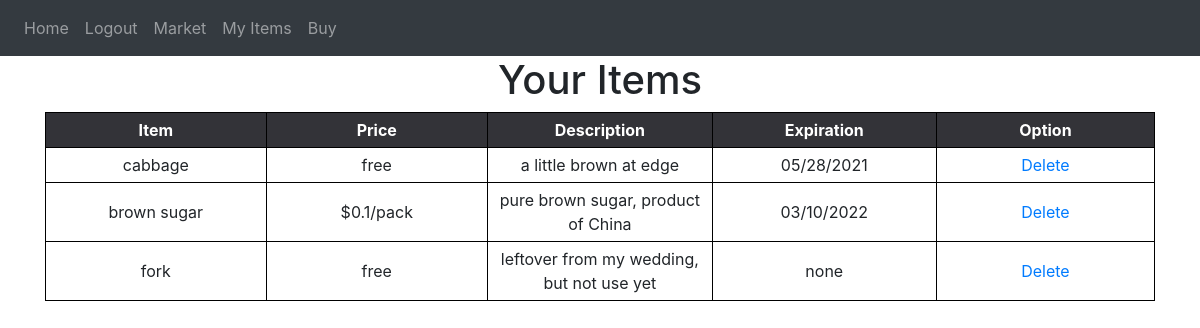
Page /items (signed in) on the committed database.
### website/models.py (models this page shows)
class Item(db.Model):
    id = db.Column(db.Integer, primary_key=True)
    food = db.Column(db.String(100))
    price = db.Column(db.String(30))
    description = db.Column(db.String(600))
    expiration = db.Column(db.String(30))
    user_name = db.Column(db.String(100), db.ForeignKey('user.user_name'))

### website/views.py (the view)
@views.route('/items', methods=['GET'])
@login_required
def items():
    result = db.session.execute(
        'SELECT I.id, I.food, I.price, I.description, I.expiration, U.user_name, U.address, U.zipcode, U.phone, L.town, L.state FROM Location AS L JOIN User AS U JOIN Item AS I WHERE U.zipcode = L.zipcode AND I.user_name = U.user_name')
    my_stuff = Item.query.filter_by(user_name=current_user.user_name)
    return render_template("items.html", user=current_user, seller=result, my_stuff=my_stuff)

### website/__init__.py (called while the page is built)
def create_app():
    app = Flask(__name__)
    app.config['SECRET_KEY'] = 'slkdjfdkjfh'
    app.config['SQLALCHEMY_DATABASE_URI'] = f'sqlite:///{DB_NAME}'
    db.init_app(app)
    from .views import views
    from .auth import auth
    app.register_blueprint(views, url_prefix='/')
    app.register_blueprint(auth, url_prefix='/')
    from .models import User, Item, Buyer, Seller, Cart, Location
    create_database(app)
    login_manager = LoginManager()
    login_manager.login_view = 'auth.login'
    login_manager.init_app(app)
    @login_manager.user_loader
    def load_user(id): #okay, we do it by username, right, since we can search both tables
        return User.query.get(int(id))  # look for user based on id
    return app

### website/templates/items.html (shortened to what this page needs)
{% extends "base.html" %}
{% block content %}
<div class="myitems">
    <h1 style="text-align: center">Your Items</h1>
    <table>
        <tr>
            <th>Item</th>
            <th>Price</th>
            <th>Description</th>
            <th>Expiration</th>
            <th>Option</th>
        </tr>
        {% for stuff in my_stuff %}
        <tr>
            <td>{{ stuff.food  }}</td>
            <td>{{ stuff.price  }}</td>
            <td>{{ stuff.description }}</td>
            <td>{{ stuff.expiration }}</td>
            <td>
                <a href="/delete/{{stuff.id}}">Delete</a>
            </td>
        </tr>
        {% endfor %}
    </table>
</div>
{% endblock %}

### website/static/lgin.css (style rules this page uses)
* { margin: 0; padding: 0; }
body { background: #e9eaea; font-family: roboto; user-select: none; }

### website/static/style.css (style rules this page uses)
body { font-family: "Open Sans", sans-serif; overflow-x: hidden; color: #444444; background-color: white; }
a { color: #2487ce; }
h1, h2, h3, h4, h5, h6 { font-family: "Poppins", sans-serif; }

### website/templates/items.html (style rules this page uses)
table { border-collapse: collapse; }
th { background-color:#333338; Color:white; }
th, td { width:250px; text-align:center; border:1px solid black; padding:5px }

### rows in the picture
Item: food "cabbage", price "free", description "a little brown at edge", expiration "05/28/2021"
Item: food "brown sugar", price "$0.1/pack", description "pure brown sugar, product of China", expiration "03/10/2022"
Item: food "fork", price "free", description "leftover from my wedding, but not use yet", expiration "none"
